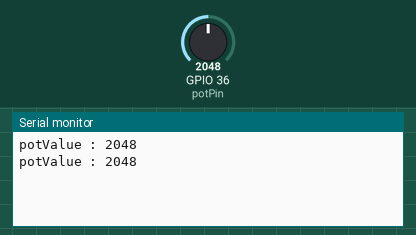
The sketch below on a simulated ESP32. Parts: the last lines printed to the serial monitor. The test bench sets the inputs (shaded band); at power-on: GPIO 36 (potPin) = 2048.

Above: at 2.2 s.
2.3 s: GPIO 36 (potPin) set to 2866
At 3.3 s:
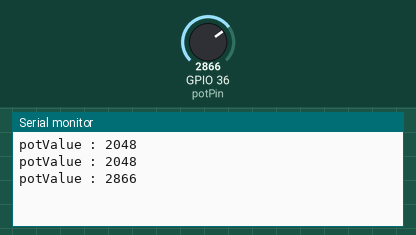
3.8 s: GPIO 36 (potPin) set to 3603
At 4.8 s:
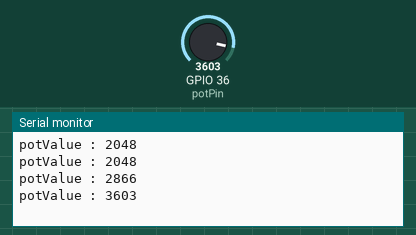
Timing chart, 0 to 6.8 s (numbered marks = the images above; inputs shaded):
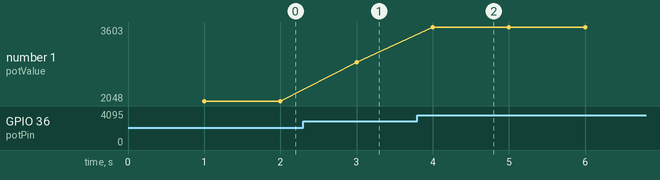

The sketch:

POTENTIOMETER_INTERFACE.ino
```cpp
// Potentiometer is connected to GPIO 36 (Analog ADC1_CH6)
const int potPin = 36;

// variable for storing the potentiometer value
int potValue = 0;

void setup() {
  Serial.begin(9600);
  delay(1000);
}

void loop() {
  // Reading potentiometer value
  potValue = analogRead(potPin);
  Serial.print("potValue : ");
  Serial.println(potValue);
  delay(1000);
}
```

Measured:
- after the input at 2.3 s, the serial monitor: prints a new line after 0.70 s (image 1)
- after the input at 3.8 s, the serial monitor: prints a new line after 0.20 s (image 2)
- plotted number 1: 2048 → 2866 after the input at 2.3 s, 2866 → 3603 after the input at 3.8 s
